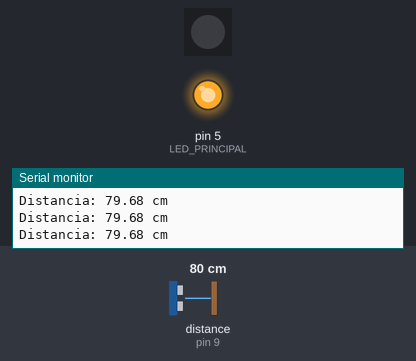
A sketch run on a simulated Arduino Uno, built with avr-gcc and run on an emulated ATmega328P. Shown: 1 RGB LEDs in strip order, left to right, output pins drawn as LEDs (lit = HIGH), the last lines printed to the serial monitor. Wiring (inferred from the names in the program): ultrasonic range finder: trigger pin 8; echo pin 9. The test bench sets the inputs (shaded band); at power-on: distance to the obstacle (sensor on pin 9) 80 cm. The echo pulse lasts 58.3 µs per cm; pins used as bus, display or sensor lines are not drawn.

Above: at 1.2 s.
1.3 s: distance to the obstacle (sensor on pin 9) set to 5 cm
2.8 s: distance to the obstacle (sensor on pin 9) set to 2 cm
At 3.6 s:
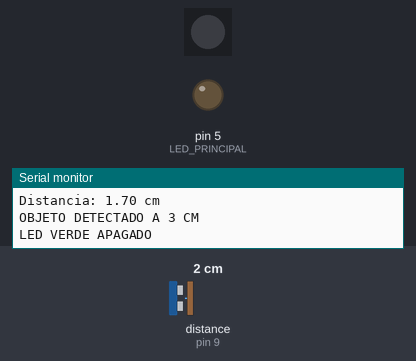
At 5.1 s:
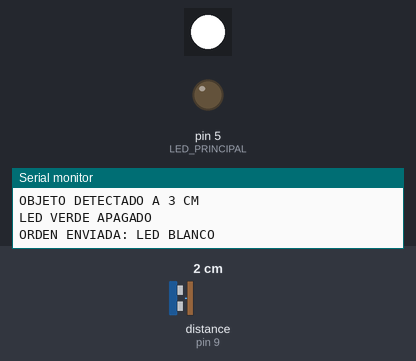
Timing chart, 0 to 6.6 s (numbered marks = the images above; inputs shaded):
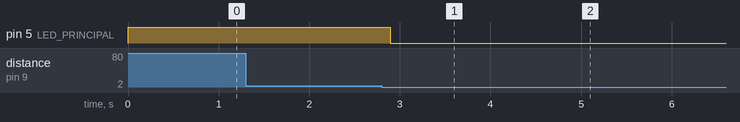

Measured:
- the behaviour switches between 4 and 3 cm on distance to the obstacle (sensor on pin 9) (found by bisection; images 0 and 1)
- after the input at 2.8 s, pin 5 (LED_PRINCIPAL): HIGH → LOW after 0.10 s

The sketch:

index.html.ino
```cpp
#include <Adafruit_NeoPixel.h>

// ===============================
// PINES
// ===============================

const int TRIG_PIN = 8;
const int ECHO_PIN = 9;

const int LED_PRINCIPAL = 5; // LED Verde

const int LED_STRIP_PIN = 6;

// SOLO UN LED
const int NUM_PIXELS = 1;

const float DISTANCIA_DETECCION = 3.0;


// ===============================
// TIRA LED
// ===============================

Adafruit_NeoPixel tira(
  NUM_PIXELS,
  LED_STRIP_PIN,
  NEO_GRB + NEO_KHZ800
);


// ===============================
// MEDIR DISTANCIA
// ===============================

float medirDistancia() {

  digitalWrite(TRIG_PIN, LOW);
  delayMicroseconds(2);

  digitalWrite(TRIG_PIN, HIGH);
  delayMicroseconds(10);

  digitalWrite(TRIG_PIN, LOW);

  unsigned long duracion = pulseIn(ECHO_PIN, HIGH, 30000);

  if (duracion == 0) {
    return -1;
  }

  return duracion * 0.0343 / 2.0;
}


// ===============================
// ENCENDER Y APAGAR LED BLANCO
// ===============================

void encenderBlanco() {
  tira.setPixelColor(0, tira.Color(255, 255, 255));
  tira.show();
  Serial.println("ORDEN ENVIADA: LED BLANCO");
}

void apagarBlanco() {
  tira.setPixelColor(0, tira.Color(0, 0, 0));
  tira.show();
  Serial.println("ORDEN ENVIADA: APAGAR LED BLANCO");
}


// ===============================
// SETUP
// ===============================

void setup() {

  pinMode(TRIG_PIN, OUTPUT);
  pinMode(ECHO_PIN, INPUT);

  pinMode(LED_PRINCIPAL, OUTPUT);

  Serial.begin(9600);

  tira.begin();
  tira.show();

  // Foco principal (verde) encendido
  digitalWrite(LED_PRINCIPAL, HIGH);

  Serial.println("SISTEMA INICIADO");
  Serial.println("Esperando objeto a 3 cm...");
}


// ===============================
// LOOP
// ===============================

void loop() {

  float distancia = medirDistancia();

  if (distancia > 0) {

    Serial.print("Distancia: ");
    Serial.print(distancia);
    Serial.println(" cm");


    // ===============================
    // DETECCIÓN
    // ===============================

    if (distancia <= DISTANCIA_DETECCION) {

      Serial.println("OBJETO DETECTADO A 3 CM");

      // 1. Apaga el LED verde principal inmediatamente
      digitalWrite(LED_PRINCIPAL, LOW);
      Serial.println("LED VERDE APAGADO");

      // 2. Espera 1 segundo antes de encender la tira
      delay(1000);

      // 3. Prende la tira LED
      encenderBlanco();

      // 4. Se mantiene prendida por 10 segundos
      delay(10000);

      // 5. Apaga la tira LED y restablece el LED verde principal
      apagarBlanco();
      digitalWrite(LED_PRINCIPAL, HIGH);

      // 6. Notificación de ciclo finalizado a la computadora
      Serial.println("ACCION REALIZADA");
      Serial.println("REINICIANDO BÚSQUEDA...");
    }
  }

  delay(100);
}
```
